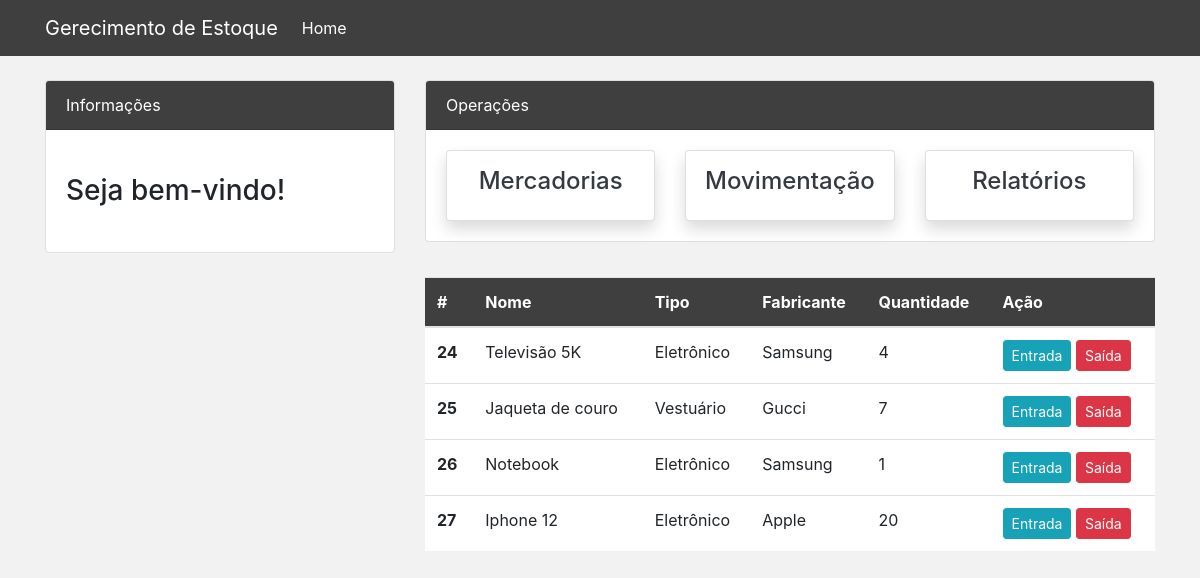
/movimentacao/, run on an earlier commit of the app's database.
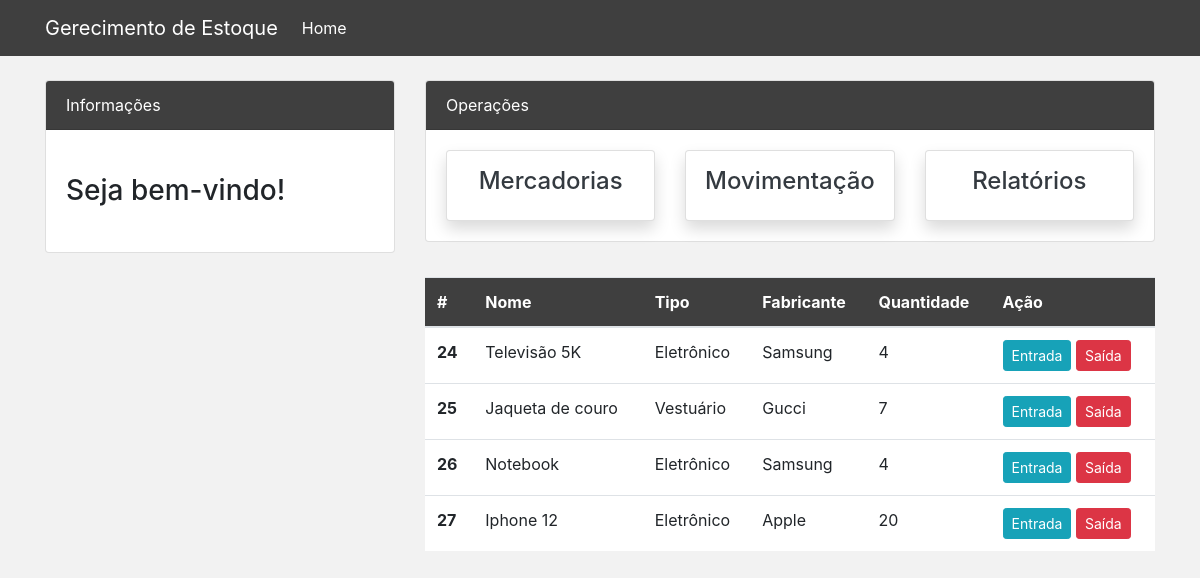
And on a later commit of the database.
### dashboard/models.py (models this page shows, shortened)
class Mercadoria(models.Model):
    nome = models.CharField(max_length=100, null=True)
    tipo = models.CharField(max_length=100, choices=TIPO, null=True)
    fabricante = models.CharField(max_length=100, null=True)
    descricao = models.CharField(max_length=100, null=True)
    quantidade = models.IntegerField(default=0)
    entradaQuantidade = models.IntegerField(default=0)
    saidaQuantidade = models.IntegerField(default=0)
    class Meta:
        verbose_name_plural = 'Mercadoria'

### dashboard/views.py (the view)
# urls.py: path('movimentacao/', views.movimentacao, name='dashboard-movimentacao'),
def movimentacao(request):
    items = Mercadoria.objects.all()
    if request.method == 'POST':
        form = EntradaForm(request.POST)
        if form.is_valid():
            form.save()
            return redirect('dashboard-movimentacao')
    else:
        form = EntradaForm()
    context = {
        'items': items,
        'form': form,
    }
    return render(request, 'dashboard/movimentacao.html', context)

### templates/dashboard/movimentacao.html (shortened to what this page needs)
{% extends 'partials/base.html' %}
{% load crispy_forms_tags %}
{% block content %}
<div class="container">
    <div class="row my-4">
        <div class="col-md-4">
        </div>
        <div class="col-md-8">
            <table class="table bg-white">
                <thead style="background-color: #3F3F3F;">
                    <tr class="text-white">
                        <th scope="col">#</th>
                        <th scope="col">Nome</th>
                        <th scope="col">Tipo</th>
                        <th scope="col">Fabricante</th>
                        <th scope="col">Quantidade</th>
                        <th scope="col">Ação</th>
                    </tr>
                </thead>
                <tbody>
                    {% for item in items %}
                    <tr>
                        <th scope="row">{{ item.id }}</th>
                        <td>{{ item.nome }}</td>
                        <td>{{ item.tipo }}</td>
                        <td>{{ item.fabricante }}</td>
                        <td>{{ item.quantidade }}</td>
                        <td>
                            <a class="btn btn-info btn-sm" href="{% url 'dashboard-entrada-update' item.id %}">Entrada</a>
                            <a class="btn btn-danger btn-sm" href="{% url 'dashboard-saida-update' item.id %}">Saída</a>
                        </td>
                    </tr>
                    {% endfor %}
                </tbody>
            </table>
        </div>
    </div>
</div>
{% endblock %}

### templates/partials/base.html (shortened to what this page needs)
{% load static %}
<!doctype html>
<html lang="en">
  <head>
    <link rel="stylesheet" href="https://cdn.jsdelivr.net/npm/bootstrap@4.6.2/dist/css/bootstrap.min.css">
    <link rel="stylesheet" href="{% static '\style.css' %}">
  </head>
  <body>
    {% include 'partials/nav.html' %}
    {% include 'partials/topnav.html' %}
    {% block content %}
    {% endblock %}
  </body>
</html>

### templates/partials/nav.html (shortened to what this page needs)
<nav class="navbar navbar-expand-lg navbar-info" style="background-color: #3F3F3F;">
    <div class="container">
        <a class="navbar-brand text-white" href="{% url 'dashboard-index' %}">Gerecimento de Estoque</a>
        <div class="collapse navbar-collapse" id="navbarSupportedContent">
            <ul class="navbar-nav mr-auto">
                <li class="nav-item active">
                    <a class="nav-link text-white" href="{% url 'dashboard-index' %}">Home </a>
                </li>
            </ul>
        </div>
    </div>
</nav>

### templates/partials/topnav.html (shortened to what this page needs)
<div class="container">
    <div class="row mt-4">
        <div class="col-md-4">
            <div class="card">
                <div class="card-header text-white" style="background-color: #3F3F3F;">
                    Informações
                </div>
                <div class="card-body">
                    <marquee behavior="" direction="">
                        <h3 class="my-4"> Seja bem-vindo! </h3>
                    </marquee>
                </div>
            </div>
        </div>
        <div class="col-md-8">
            <div class="card">
                <div class="card-header text-white" style="background-color: #3F3F3F;">
                    Operações
                </div>
                <div class="card-body">
                    <div class="row">
                        <div class="col-md-4">
                            <a class="text-decoration-none text-dark" href="{% url 'dashboard-mercadorias' %}">
                                <div class="card my-card shadow text-center p-3">
                                    <h4>Mercadorias </h4>
                                </div>
                            </a>
                        </div>
                        <div class="col-md-4">
                            <a class="text-decoration-none text-dark" href="{% url 'dashboard-movimentacao' %}">
                                <div class="card my-card shadow text-center p-3">
                                    <h4>Movimentação </h4>
                                </div>
                            </a>
                        </div>
                        <div class="col-md-4">
                            <a class="text-decoration-none text-dark" href="{% url 'dashboard-relatorio' %}">
                                <div class="card my-card shadow text-center p-3">
                                    <h4>Relatórios </h4>
                                </div>
                            </a>
                        </div>
                    </div>
                </div>
            </div>
        </div>
    </div>
</div>

### static/style.css (style rules this page uses)
body { background: rgb(145, 92, 92); }

### templates/partials/base.html (style rules this page uses)
body { background: #F2F2F2; }

What changed in the data, as far as the page shows it:
changed Mercadoria "Notebook": quantidade "1" → "4"
